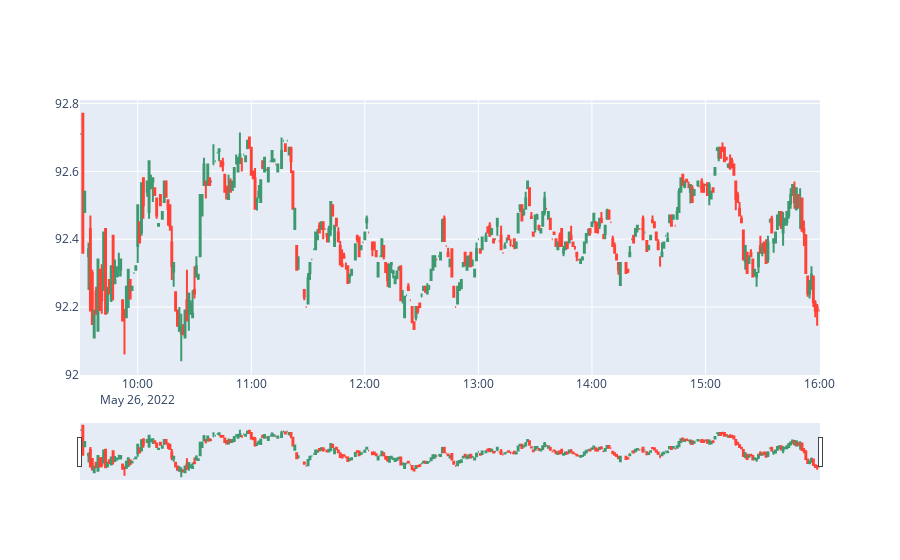

Here is the notebook cell this chart was saved with:
### Code cell
fig = go.Figure()

#Candlestick
fig.add_trace(go.Candlestick(x=data.index,
                open=data['Open'],
                high=data['High'],
                low=data['Low'],
                close=data['Close'], name = 'market data'))

### Figure 1 — Plotly figure (JSON) as saved in the notebook; plotly's stock layout.template omitted (floating-point values rounded to 4 significant figures; data arrays with more than 128 entries replaced by an {"elided": "..."} marker saying what was removed)
{"data": [{"close": {"elided": "380 float values"}, "high": {"elided": "380 float values"}, "low": {"elided": "380 float values"}, "name": "market data", "open": {"elided": "380 float values"}, "type": "candlestick", "x": {"elided": "380 str values"}}], "layout": {}}
